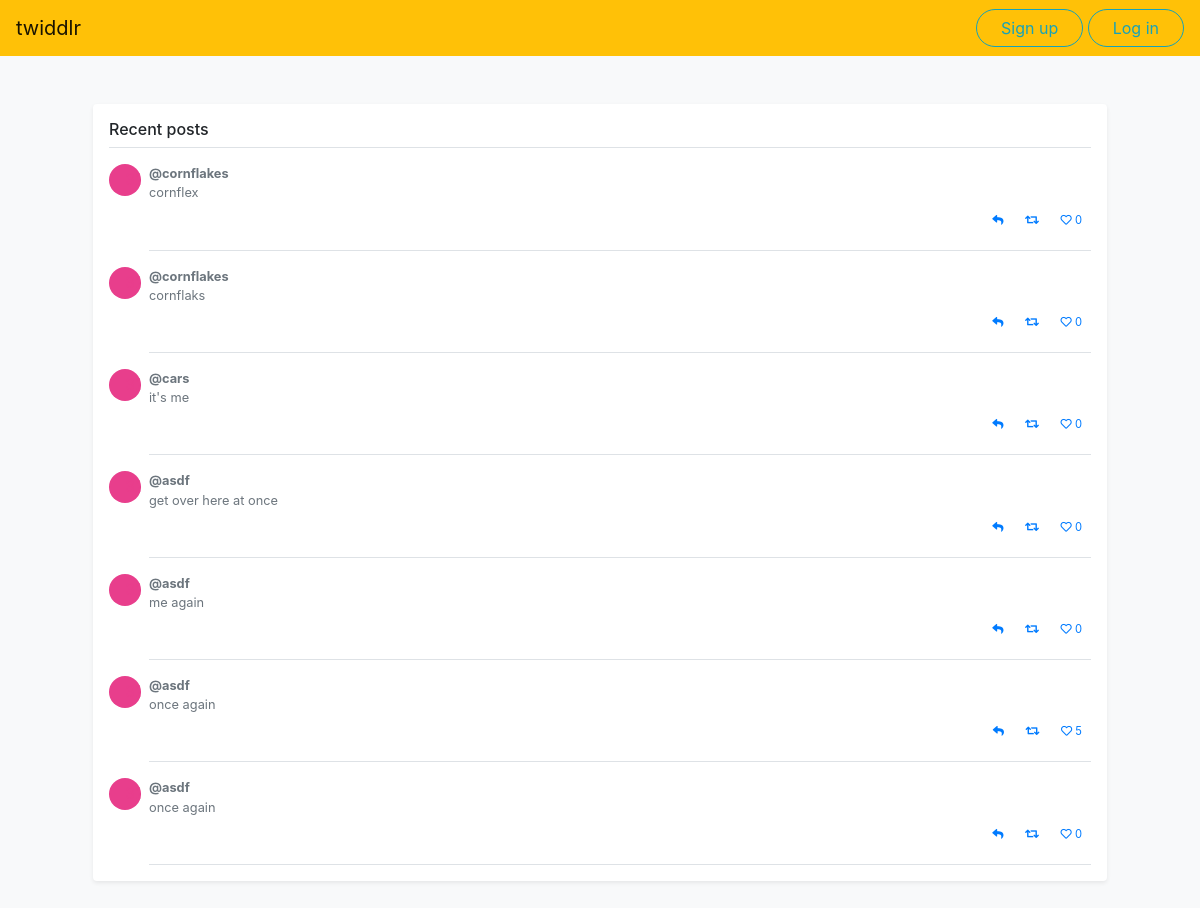
The page /home on the database its author committed.
### items/models.py (models this page shows)
class Item(models.Model):
    id = models.CharField(primary_key=True, max_length=50)
    username = models.CharField(max_length=25)
    property_likes = models.IntegerField(default=0)
    retweeted = models.IntegerField(default=0)
    content = models.CharField(max_length=280)
    timestamp = models.FloatField(default=time.time)
    def get_item(self):
        item = {}
        item['id'] = self.id
        item['username'] = self.username
        item['property'] = {}
        item['property']['likes'] = self.property_likes
        item['retweeted'] = self.retweeted
        item['content'] = self.content
        item['timestamp'] = self.timestamp
        return item

### items/views.py (the view)
# urls.py: 2. Add a URL to urlpatterns:  path('', views.home, name='home')
def home(request):
    context = {
        'items': []
    }
    query = list(Item.objects.filter(timestamp__lte=time.time()).order_by('-timestamp')[:10])
    for item in query:
        context['items'].append(item.get_item())
    print(request.COOKIES)
    return render(request, 'items/home.html', context)

### templates/items/home.html (shortened to what this page needs)
{% extends "base.html" %}
{% load crispy_forms_tags %}
{% block content %}
<div class="mx-5">
    <div class="my-3 p-3 bg-white rounded shadow-sm">
        <h6 class="border-bottom border-gray pb-2 mb-0">Recent posts</h6>
        {% for item in items %}
        <div class="media text-muted pt-3">
            <svg class="bd-placeholder-img mr-2 rounded-circle" width="32" height="32" xmlns="http://www.w3.org/2000/svg" preserveAspectRatio="xMidYMid slice" focusable="false" role="img" aria-label="Placeholder: 32x32"><title>Placeholder</title><rect width="100%" height="100%" fill="#e83e8c"/><text x="50%" y="50%" fill="#e83e8c" dy=".3em">32x32</text></svg>
            <p class="media-body pb-3 mb-0 small lh-125 border-bottom border-gray">
                <strong class="d-block text-gray-dark">@{{ item.username }}</strong>
                <span class="content-{{ item.id }}">{{ item.content }}</span>
                <span class="d-block text-right">
                    <button class="btn btn-sm btn-link" id="reply-{{ item.id }}" data-toggle="collapse" data-target="#post-reply-{{ item.id }}"><small><i class="fas fa-reply"></i></small></button>
                    <button class="btn btn-sm btn-link" id="retweet-{{ item.id }}" data-toggle="collapse" data-target="#post-retweet-{{ item.id }}"><small><i class="fas fa-retweet"></i></small></button>
                    <button class="like btn btn-sm btn-link" id="like-{{ item.id }}"><small><i class="far fa-heart"></i> <span class="likes-{{ item.id }}">{{ item.property.likes }}</span></small></button>
                </span>
            </p>
        </div>
        {% endfor %}
    </div>
</div>
{% endblock %}

### templates/base.html (shortened to what this page needs)
{% load static %}
{% load crispy_forms_tags %}
<!DOCTYPE html>
<html>
<head>
    <link rel="stylesheet" href="https://stackpath.bootstrapcdn.com/bootstrap/4.3.1/css/bootstrap.min.css">
    <link rel="stylesheet" href="https://use.fontawesome.com/releases/v5.11.2/css/all.css">
</head>
<body class="bg-light">
<nav class="navbar navbar-light bg-warning">
    <a class="navbar-brand" href="/">twiddlr</a>
    <div>
        {% if not user.is_authenticated %}
            <button id="signupButton" class="btn btn-outline-info rounded-pill px-4 signup">Sign up</button>
            <button id="loginButton" class="btn btn-outline-info rounded-pill px-4 login">Log in</button>
        {% else %}
            <button id="logoutButton" class="btn btn-outline-info rounded-pill px-4 logout">Log out</button>
        {% endif %}
</nav>
<div class="container my-5">
    {% block content %}{% endblock %}
</div>
</body>
</html>

### rows shown on the page
Item: username "cornflakes", content "cornflex"
Item: username "cornflakes", content "cornflaks"
Item: username "cars", content "it's me"
Item: username "asdf", content "get over here at once"
Item: username "asdf", content "me again"
Item: username "asdf", content "once again"
Item: username "asdf", content "once again"

### other values the page prints
{{ item.property.likes }} "0" "0" "0" "0" "0" "5" "0"
